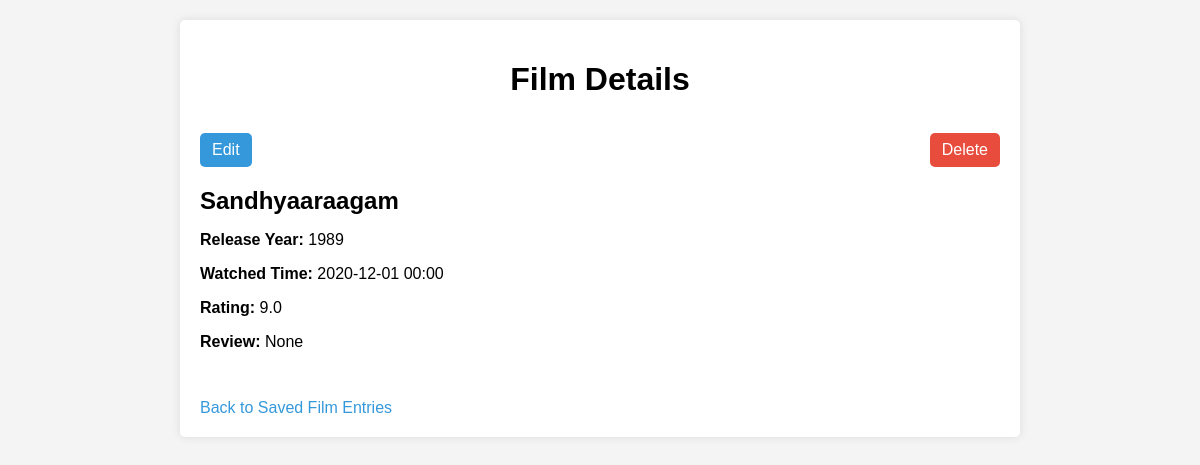
Page /film/54 on the committed database.
### tables this page shows
CREATE TABLE films (
        id INTEGER PRIMARY KEY AUTOINCREMENT,
        film_name TEXT NOT NULL,
        release_year INTEGER,
        watched_time TEXT,
        rating REAL,
        review TEXT
    );

### app.py (the view)
@app.route('/film/<int:film_id>')
def film_details(film_id):
    db = get_db()
    cursor = db.cursor()
    cursor.execute("SELECT * FROM films WHERE id=?", (film_id,))
    film = cursor.fetchone()
    cursor.close()
    return render_template('film_details.html', film=film)

### app.py (called while the page is built)
def get_db():
    db = getattr(g, '_database', None)
    if db is None:
        db = g._database = sqlite3.connect(DATABASE)
    return db

@app.teardown_appcontext
def close_connection(exception):
    db = getattr(g, '_database', None)
    if db is not None:
        db.close()

@app.before_request
def initialize_database():
    db = get_db()
    cursor = db.cursor()
    cursor.execute('''
        CREATE TABLE IF NOT EXISTS films (
            id INTEGER PRIMARY KEY AUTOINCREMENT,
            film_name TEXT NOT NULL,
            release_year INTEGER,
            watched_time TEXT,
            rating REAL,
            review TEXT
        )
    ''')
    db.commit()
    cursor.close()

### templates/film_details.html (shortened to what this page needs)
<!DOCTYPE html>
<html>
<head>
    <link rel="stylesheet" href="{{ url_for('static', filename='film_details.css') }}">
</head>
<body>
    <div class="container">
        <h1>Film Details</h1>
        <div class="actions">
            <a href="{{ url_for('edit', film_id=film[0]) }}" class="edit-btn">Edit</a>
            <a href="#" onclick="confirmDelete('{{ url_for('delete', film_id=film[0]) }}')" class="delete-btn">Delete</a>
        </div>
        <div class="film-details">
            <h2>{{ film[1] }}</h2>
            <p><strong>Release Year:</strong> {{ film[2] }}</p>
            <p><strong>Watched Time:</strong> {{ film[3] }}</p>
            <p><strong>Rating:</strong> {{ film[4] }}</p>
            <p><strong>Review:</strong> {{ film[5] }}</p>
        </div>
        <br>
        <a href="{{ url_for('saved_list') }}">Back to Saved Film Entries</a>
    </div>
</body>
</html>

### styles/film_details.css (style rules this page uses)
body { font-family: Arial, sans-serif; background-color: #f4f4f4; margin: 0; padding: 0; }
.container { max-width: 800px; margin: 20px auto; background-color: #fff; padding: 20px; border-radius: 5px; box-shadow: 0 0 10px rgba(0, 0, 0, 0.1); overflow: hidden; }
h1 { text-align: center; margin-bottom: 20px; }
.film-details h2 { margin-bottom: 10px; }
.film-details p { margin-bottom: 15px; overflow-wrap: break-word; }
a { text-decoration: none; color: #3498db; display: block; margin-top: 15px; }
.actions { display: flex; justify-content: space-between; margin-bottom: 15px; }
.delete-btn, .edit-btn { padding: 8px 12px; text-decoration: none; border-radius: 5px; }
.edit-btn { background-color: #3498db; color: #fff; }
.delete-btn { background-color: #e74c3c; color: #fff; }

### rows in the picture
films: film_name "Sandhyaaraagam", release_year "1989", watched_time "2020-12-01 00:00", rating "9.0"

### other values in the picture
{{ film[5] }} "None"
